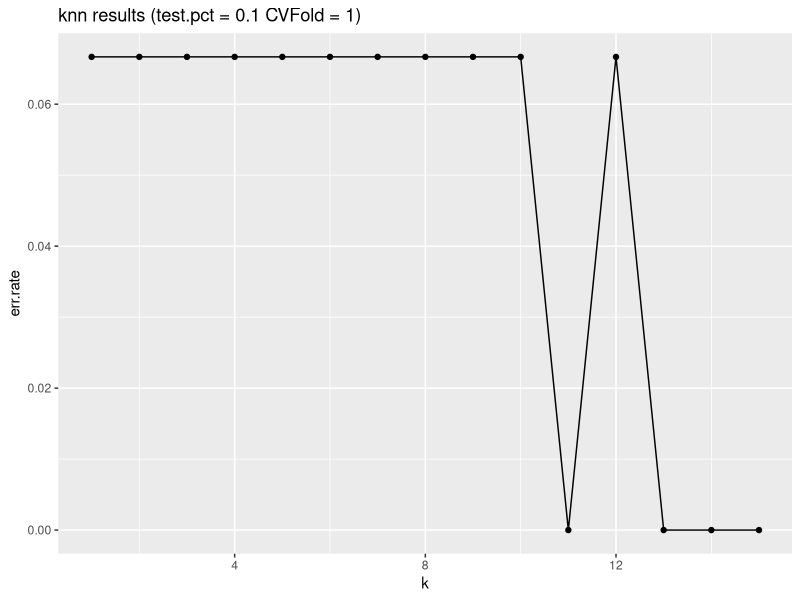
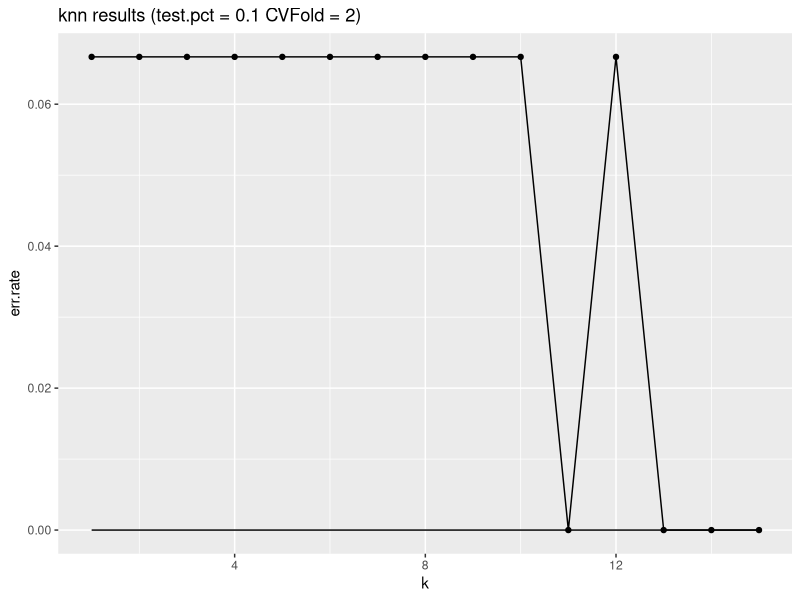
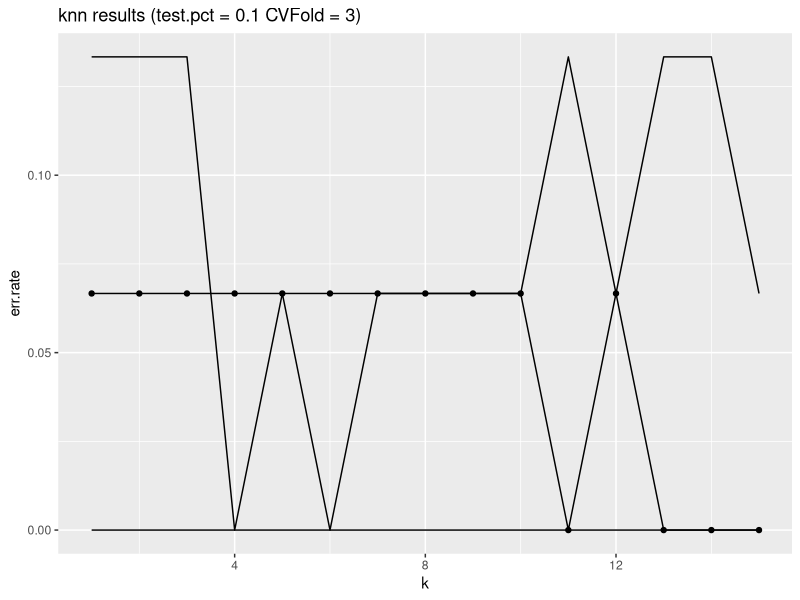
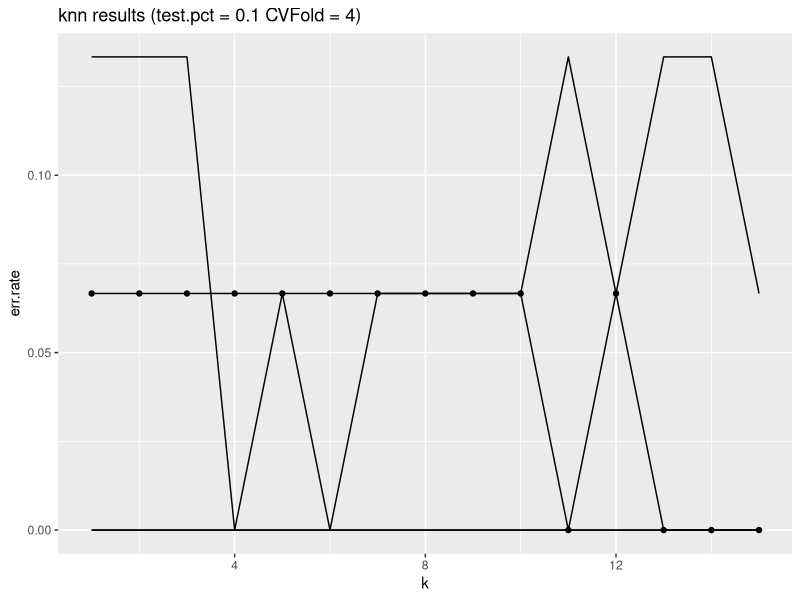
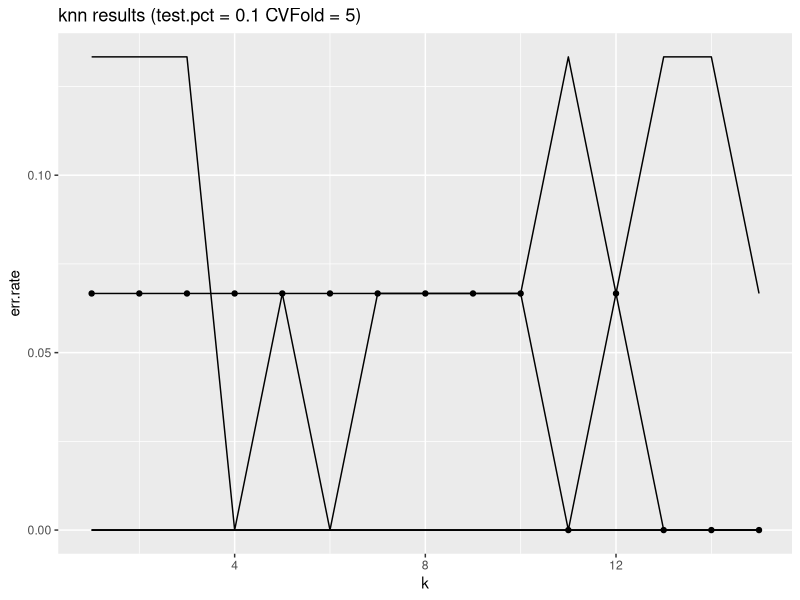
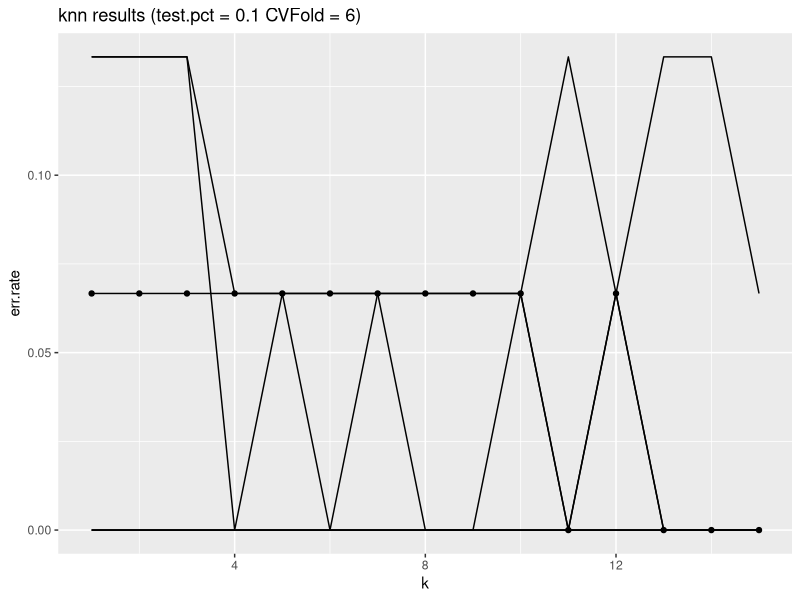
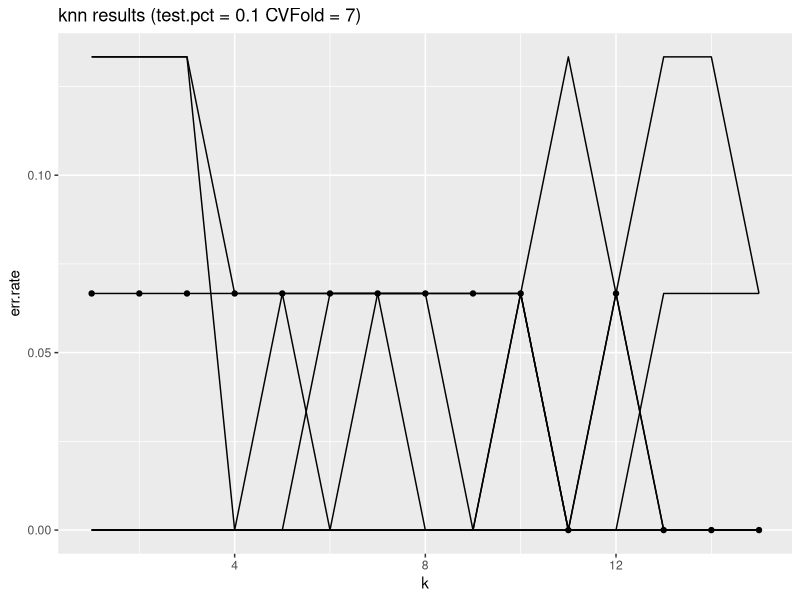
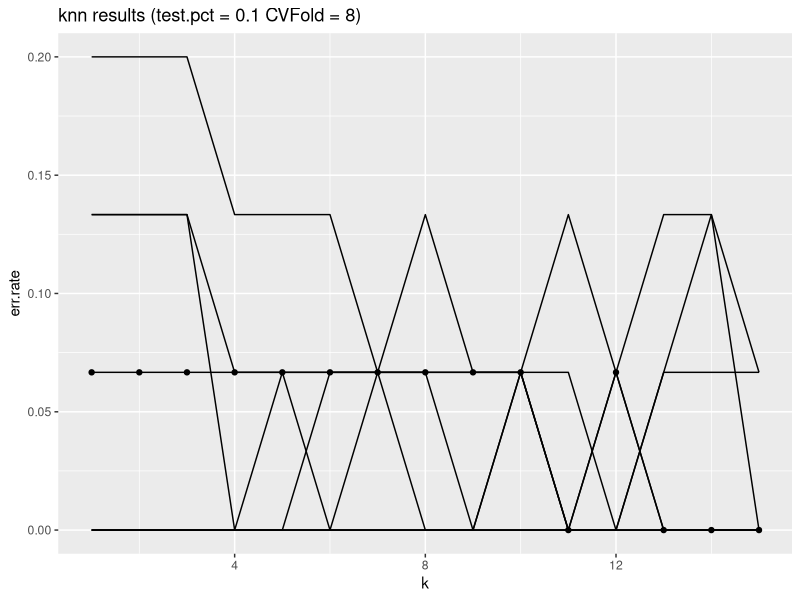

The R source for these figures, in order: (Note: this script raises an error after producing the figures.)
#load required library
# First clear the workspace
rm(list = ls())
library(ggplot2)
library(class)

#################################################
# PREPROCESSING
#################################################

data <- iris                # create copy of iris dataframe
labels <- data$Species      # store labels
data$Species <- NULL        # remove labels from feature set (note: could
                            # alternatively use neg indices on column index in knn call)

#################################################
# TRAIN/TEST SPLIT
#################################################

set.seed(1)         # initialize random seed for consistency
                    # NOTE -- run for various seeds --> need for CV!

test.pct <- 0.1    # pct of data to use for test set
N <- nrow(data)     # total number of records (150)
  cerr.rates <- data.frame()       # initialize cumulative results object
for (fold in 1:10)
{
  test.index <- sample(1:N, replace = FALSE, test.pct * N)       # random sample of records (test set)
  test.data <- data[test.index, ] # get the test data first
  train.data <- data[-test.index, ]       # perform train/test split

  test.labels <- as.factor(as.matrix(labels)[test.index, ])     # extract test set labels
  train.labels <- as.factor(as.matrix(labels)[-test.index, ])     # extract training set labels
#################################################
# APPLY MODEL
#################################################

  err.rates <- data.frame()       # initialize results object
max.k <- 15
  for (k in 1:max.k)              # perform fit for various values of k
  {
      knn.fit <- knn(train = train.data,          # training set
                      test = test.data,           # test set
                      cl = train.labels,          # true labels
                      k = k                       # number of NN to poll
                 )

      cat('\n', 'fold = ', fold, ' k = ', k, ', test.pct = ', test.pct, '\n', sep='')     # print params
      print(table(test.labels, knn.fit))          # print confusion matrix
      this.err <- sum(test.labels != knn.fit) / length(test.labels)    # store gzn err
      err.rates <- rbind(err.rates, this.err)     # append err to total results
      cerr.rates <- rbind(cerr.rates, this.err)     # append err to total results
  }



#################################################
# OUTPUT RESULTS
#################################################
  
# results <- data.frame(err.ratesmin:err.ratesmin+max.k, err.rates)   # create results summary data frame
  results <- data.frame(1:max.k, err.rates)   # create results summary data frame
  names(results) <- c('k', 'err.rate')        # label columns of results df

#  err.ratesmin <- 1+max.k
# create title for results plot
  title <- paste('knn results (test.pct = ', test.pct, ' CVFold = ', fold, ')', sep='')

# create results plot

if (fold > 1) 
 results.plot <- results.plot + geom_line(data = results, width = fold) 
else
  results.plot <- ggplot(results, aes(x=k, y=err.rate)) + geom_point() + geom_line()

  results.plot <- results.plot + ggtitle(title)

# draw results plot (note need for print stmt inside script to draw ggplot)
print(results.plot)
}
cat('new print out', '\n')
print(cerr.rates)
  results <- data.frame(1:N, cerr.rates)   # create results summary data frame
  results.plot <- ggplot(results, aes(x=k, y=cerr.rate)) + geom_point() + geom_line()
#################################################
# NOTES
#################################################

# what happens for high values (eg 100) of max.k? have a look at this plot:
# > results.plot <- ggplot(results, aes(x=k, y=err.rate)) + geom_smooth()

# our implementation here is pretty naive, meant to illustrate concepts rather
# than to be maximally efficient...see alt impl in DMwR package (with feature
# scaling):
#
# > install.packages('DMwR')
# > library(DMwR)
# > knn

# ed. note: how not to do it (black box)
# http://en.wikibooks.org/wiki/Data_Mining_Algorithms_In_R/Classification/kNN

# R docs
# http://cran.r-project.org/web/packages/class/class.pdf
# http://cran.r-project.org/web/packages/DMwR/DMwR.pdf
